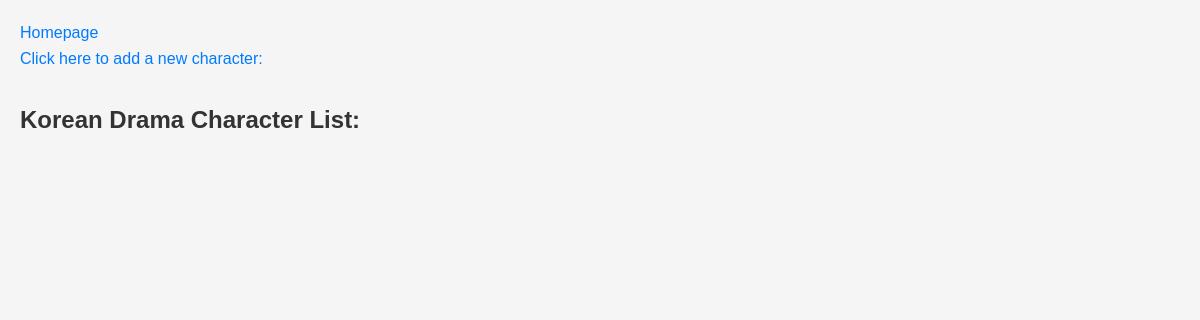
Page /api/character_list/ on the earlier database version.
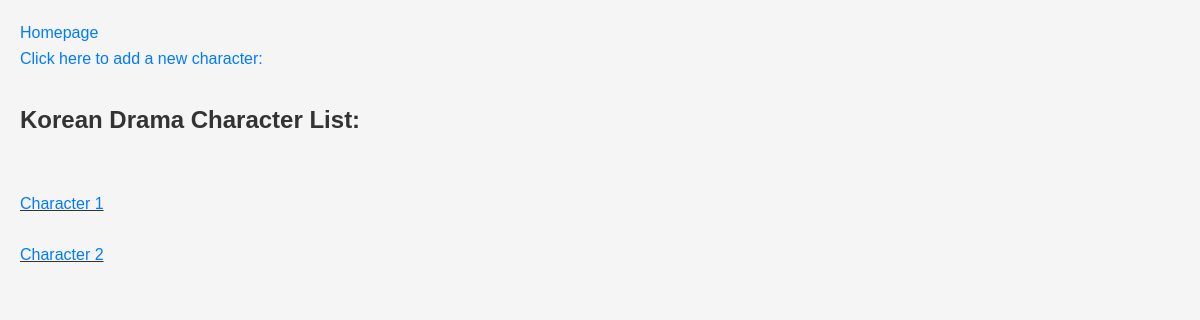
Same page on the later database version.
### website/models.py (models this page shows)
class Character(models.Model):
    character_name = models.CharField(max_length=255)
    show = models.ForeignKey(Show, on_delete=models.CASCADE, related_name='actor', null=True, blank=True)
    actor = models.ForeignKey(Actor, on_delete=models.CASCADE, related_name='actor', null=True, blank=True)

### website/views.py (the view)
# urls.py: path('character_list/', views.CharacterList.as_view(),name ='character-list'),
class CharacterList(View):
    def get(self,request):
        characters = Character.objects.all()
        return render(request = request,
                      template_name = 'website/character_list.html',
                      context = {'characters':characters})

### website/templates/website/character_list.html (shortened to what this page needs)
<!DOCTYPE html>
<html>
<body>
<a href="/website/home/">Homepage</a>
<br>
<a href="/website/character_add/">Click here to add a new character: </a>
    <h2>Korean Drama Character List:</h2>
    <br>
    <u>
        {% for character in characters %}
            <a href="/website/character_details/{{ character.id }}">
                <br>
                {{ character.character_name }}
                <br>
            </a>
    {% endfor %}

Differences in the rows shown:
added Character: character_name "Character 1"
added Character: character_name "Character 2"
